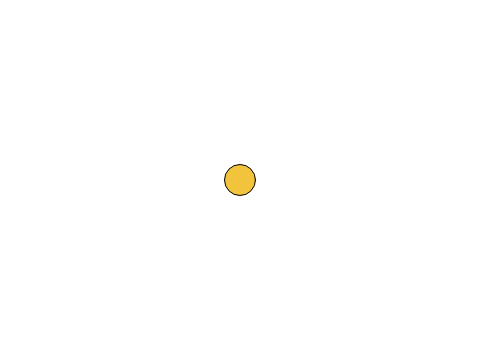
Frame 1 (no input)
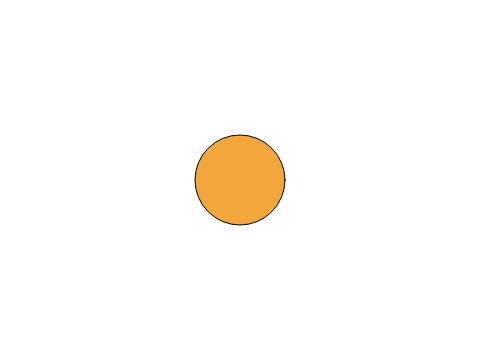
Frame 60 (no input)
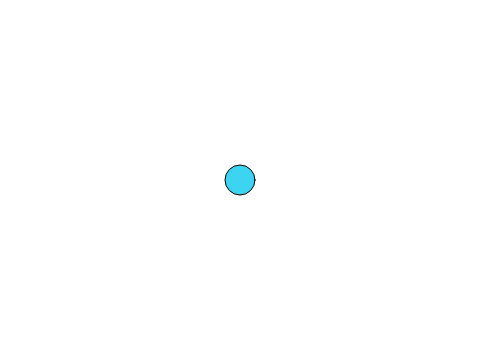
Frame 120 (the mouse pressed at the canvas centre since frame 60)

The p5.js sketch that drew these frames (run headless with seeded random() and noise() and a simulated clock; from frame 60 on, the mouse is pressed at the canvas centre):

// p5.js sketch
// ── sketch.js
var radius = 30;

function setup() {
    // put setup code here
    createCanvas(480, 360);
    colorMode(HSB); //顏色定義:色相（Hue）、飽和度（Saturation）和亮度（Brightness） 創建漸變色彩效果 cf. colorMode(RGB);
}
function draw() {
    // put drawing code here
    var d;
    var x = width/2;
    var y = height/2;
   
    background(204);
    d = dist(mouseX, mouseY, x, y);
    if (d < radius) {
        radius--;
        hueValue = 240 - (1-d/radius)*50;
        if (hueValue<0) hueValue = 0;
        fill(hueValue, 75, 95); //飽和度 //亮度
    }
    else {
        radius++;
        hueValue = 0 + (1-radius/d)*50;
        if (hueValue>240) hueValue = 240;
        fill(hueValue, 75, 95);
    }
    circle(x, y, radius);
}
// ── the_bounds.html
<html>
    <head>
        <script src="https://cdn.jsdelivr.net/npm/p5@1.4.1/lib/p5.js"></script>
        <script src="sketch.js"></script>
    </head>
    
    <body>
        <main>
        </main>
    </body>
</html>
